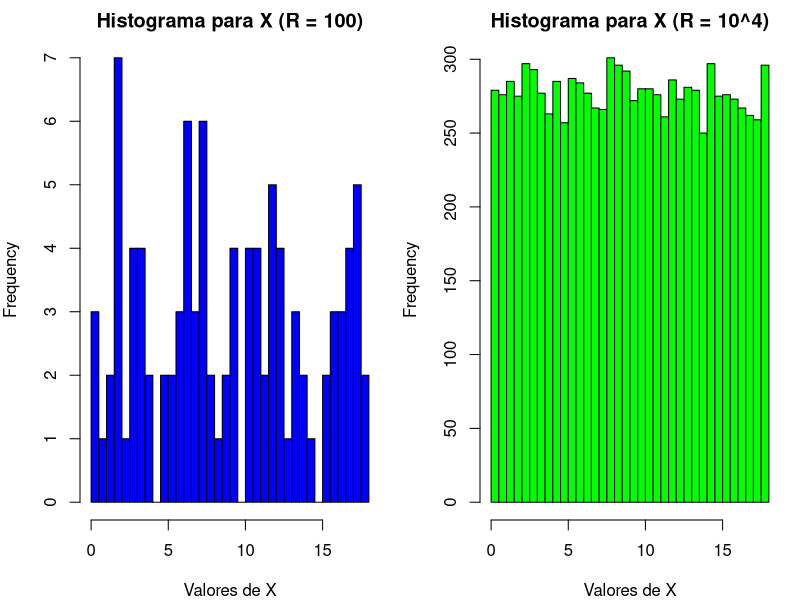
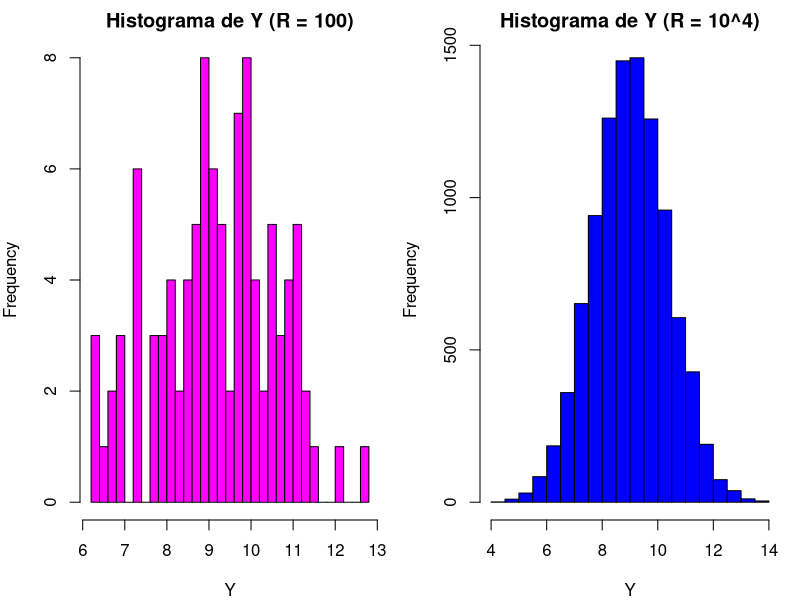
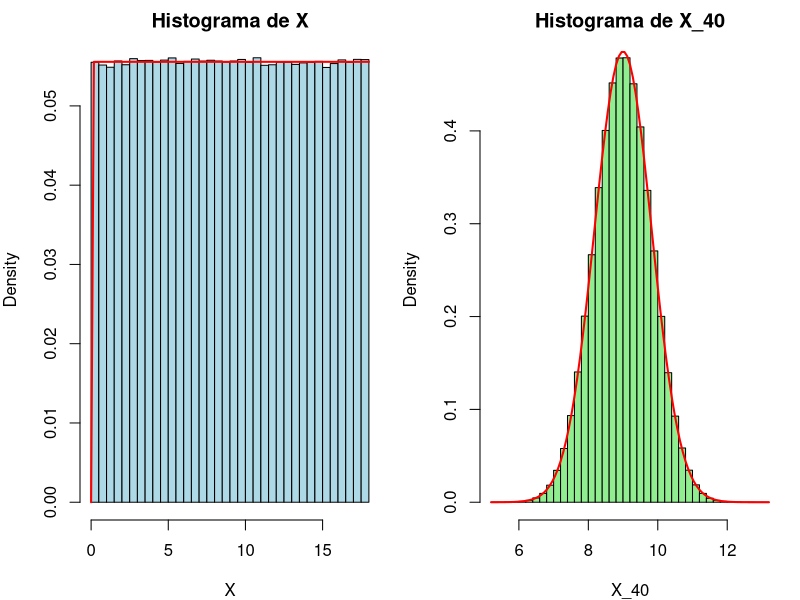
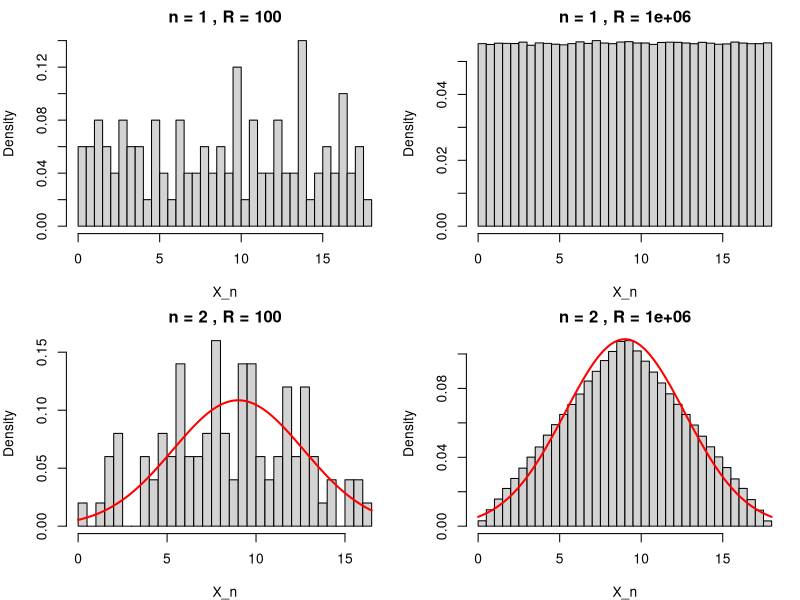
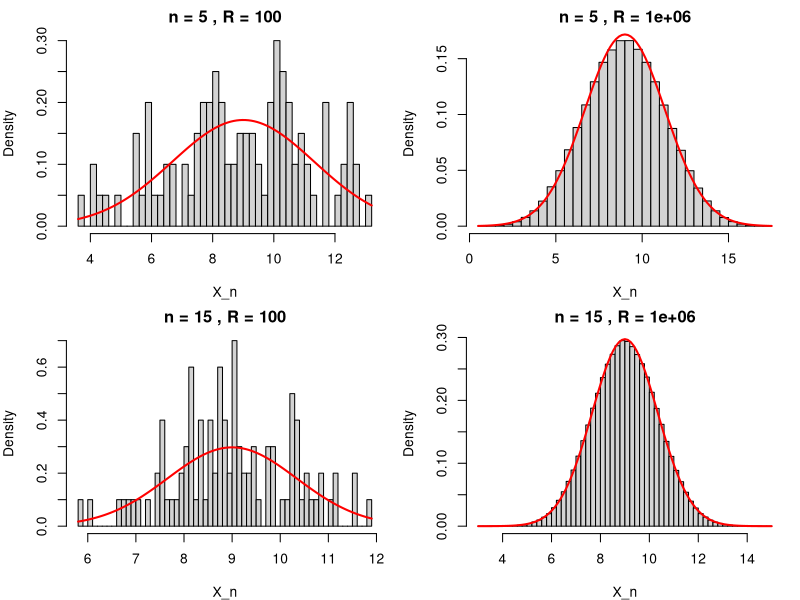

Write the R code that produced these figures, in order.
## ---- chunk 1
knitr::opts_chunk$set(tidy.opts=list(width.cutoff=60), tidy=TRUE)
## ---- chunk 2
set.seed(6803)

# 1.a Generar la función X_dist(R)
X_dist <- function(R) {
  runif(R, min = 0, max = 18)
}
## ---- chunk 3
R_values <- c(2, 30, 100, 10^4)
resultados <- data.frame(R = integer(), Media = numeric(), Varianza = numeric())

for (R in R_values) {
  muestras <- X_dist(R)
  med_m <- mean(muestras)
  var_mue <- var(muestras)
  resultados <- rbind(resultados, data.frame(R = R, Media = med_m, Varianza = var_mue))
}

print(resultados)
## ---- chunk 4
a <- 0
b <- 18
E_X <- (a + b) / 2
V_X <- (b - a)^2 / 12

print(paste("Esperanza E(X):", E_X))
print(paste("Varianza V(X):", V_X))
## ---- chunk 5
par(mfrow = c(1, 2))  
par(mar = c(4, 4, 2, 1))  

# Histograma para R = 100
hist(X_dist(100), breaks = 30, main = "Histograma para X (R = 100)", xlab = "Valores de X", col = "blue")

# Histograma para R = 10^4
hist(X_dist(10^4), breaks = 30, main = "Histograma para X (R = 10^4)", xlab = "Valores de X", col = "green")
## ---- chunk 6
Y_dist <- function(R) {
  realizaciones <- replicate(R, mean(runif(15, min = 0, max = 18)))
  return(realizaciones)
}
## ---- chunk 7
resultados_Y <- data.frame(R = integer(), Media = numeric(), Varianza = numeric())

for (R in R_values) {
  muestras_Y <- Y_dist(R)
  med_m_Y <- mean(muestras_Y)
  var_mue_Y <- var(muestras_Y)
  resultados_Y <- rbind(resultados_Y, data.frame(R = R, Media = med_m_Y, Varianza = var_mue_Y))
}

print(resultados_Y)
## ---- chunk 8
E_Y <- E_X  
V_Y <- V_X / 15  

print(paste("Esperanza E(Y):", E_Y))
print(paste("Varianza V(Y):", V_Y))
## ---- chunk 9
par(mfrow = c(1, 2))  
par(mar = c(4, 4, 2, 1)) 

# Histograma para R = 100
hist(Y_dist(100), breaks = 30, main = "Histograma de Y (R = 100)", xlab = "Y", col = "magenta")

# Histograma para R = 10^4
hist(Y_dist(10^4), breaks = 30, main = "Histograma de Y (R = 10^4)", xlab = "Y", col = "blue")
## ---- chunk 10
R <- 10^6
n <- 40

X <- runif(R, min = 0, max = 18)
X_40 <- replicate(R, mean(runif(n, min = 0, max = 18)))

par(mfrow = c(1, 2))
par(mar = c(4, 4, 2, 1))  

# Histograma para X
hist(X, breaks = 50, probability = TRUE, main = "Histograma de X", xlab = "X", col = "lightblue")
curve(dunif(x, min = 0, max = 18), col = "red", lwd = 2, add = TRUE)

# Histograma para X_40
hist(X_40, breaks = 50, probability = TRUE, main = "Histograma de X_40", xlab = "X_40", col = "lightgreen")
mu <- 9  
sigma <- sqrt((18 - 0)^2 / 12) / sqrt(n)  
curve(dnorm(x, mean = mu, sd = sigma), col = "red", lwd = 2, add = TRUE)
## ---- chunk 11
n_values <- c(1, 2, 5, 15)
R_values <- c(10^2, 10^6)

par(mfrow = c(2, 2)) 
par(mar = c(4, 4, 2, 1)) 

for (n in n_values) {
  for (R in R_values) {
    X_n <- replicate(R, mean(runif(n, min = 0, max = 18)))
    hist(X_n, breaks = 50, probability = TRUE,
         main = paste("n =", n, ", R =", R),
         xlab = "X_n", col = "lightgray")
    
    if (n >

 1) {
      mu <- 9  
      sigma <- sqrt((18 - 0)^2 / 12) / sqrt(n)  
      curve(dnorm(x, mean = mu, sd = sigma), col = "red", lwd = 2, add = TRUE)
    }
  }
}
